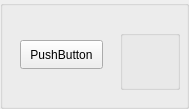
       <widget class="QGroupBox" name="groupBox_p205">
        <property name="minimumSize">
         <size>
          <width>170</width>
          <height>100</height>
         </size>
        </property>
        <property name="title">
         <string/>
        </property>
        <widget class="QPushButton" name="pushButton_p205">
         <property name="geometry">
          <rect>
           <x>20</x>
           <y>40</y>
           <width>83</width>
           <height>29</height>
          </rect>
         </property>
         <property name="text">
          <string>PushButton</string>
         </property>
        </widget>
        <widget class="QGroupBox" name="groupBox_p205info">
         <property name="geometry">
          <rect>
           <x>120</x>
           <y>30</y>
           <width>60</width>
           <height>60</height>
          </rect>
         </property>
         <property name="title">
          <string/>
         </property>
         <widget class="QLabel" name="label_p205attack">
          <property name="geometry">
           <rect>
            <x>0</x>
            <y>0</y>
            <width>30</width>
            <height>30</height>
           </rect>
          </property>
          <property name="text">
           <string/>
          </property>
         </widget>
         <widget class="QLabel" name="label_p205hp">
          <property name="geometry">
           <rect>
            <x>30</x>
            <y>0</y>
            <width>30</width>
            <height>30</height>
           </rect>
          </property>
          <property name="text">
           <string/>
          </property>
         </widget>
         <widget class="QLabel" name="label_p205mobility">
          <property name="geometry">
           <rect>
            <x>0</x>
            <y>30</y>
            <width>30</width>
            <height>30</height>
           </rect>
          </property>
          <property name="text">
           <string/>
          </property>
         </widget>
         <widget class="QLabel" name="label_p205range">
          <property name="geometry">
           <rect>
            <x>30</x>
            <y>30</y>
            <width>30</width>
            <height>30</height>
           </rect>
          </property>
          <property name="text">
           <string/>
          </property>
         </widget>
        </widget>
        <widget class="QLabel" name="label_p205type">
         <property name="geometry">
          <rect>
           <x>110</x>
           <y>70</y>
           <width>30</width>
           <height>30</height>
          </rect>
         </property>
         <property name="styleSheet">
          <string notr="true"/>
         </property>
         <property name="text">
          <string/>
         </property>
        </widget>
       </widget>
